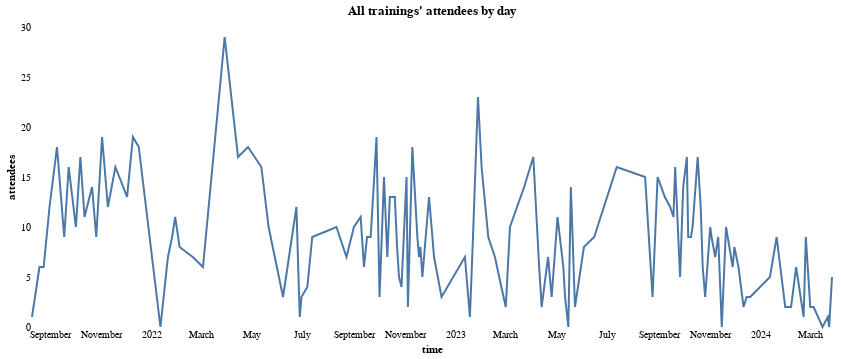

Notebook source saved alongside this figure:
### Code cell
alt.Chart(df.reset_index()).mark_line().encode(
    x='time', 
    y='attendees:Q'
).configure_axis(
    domainOpacity=0,
    grid=False,
    ticks=False
).configure_view(
    strokeWidth=0
).properties(
    width=800, 
    height=300,
    title="All trainings' attendees by day"
)

### Figure 1 — Vega-Lite specification as saved in the notebook (floating-point values rounded to 4 significant figures; data arrays with more than 128 entries replaced by an {"elided": "..."} marker saying what was removed)
{"config": {"view": {"continuousWidth": 300, "continuousHeight": 300, "strokeWidth": 0}, "axis": {"domainOpacity": 0, "grid": false, "ticks": false}}, "data": {"name": "data-3299885ffe6261ce83f469ef8b46644b"}, "mark": {"type": "line"}, "encoding": {"x": {"field": "time", "type": "temporal"}, "y": {"field": "attendees", "type": "quantitative"}}, "height": 300, "title": "All trainings' attendees by day", "width": 800, "$schema": "https://vega.github.io/schema/vega-lite/v5.8.0.json", "datasets": {"data-3299885ffe6261ce83f469ef8b46644b": {"elided": "131 records"}}}
